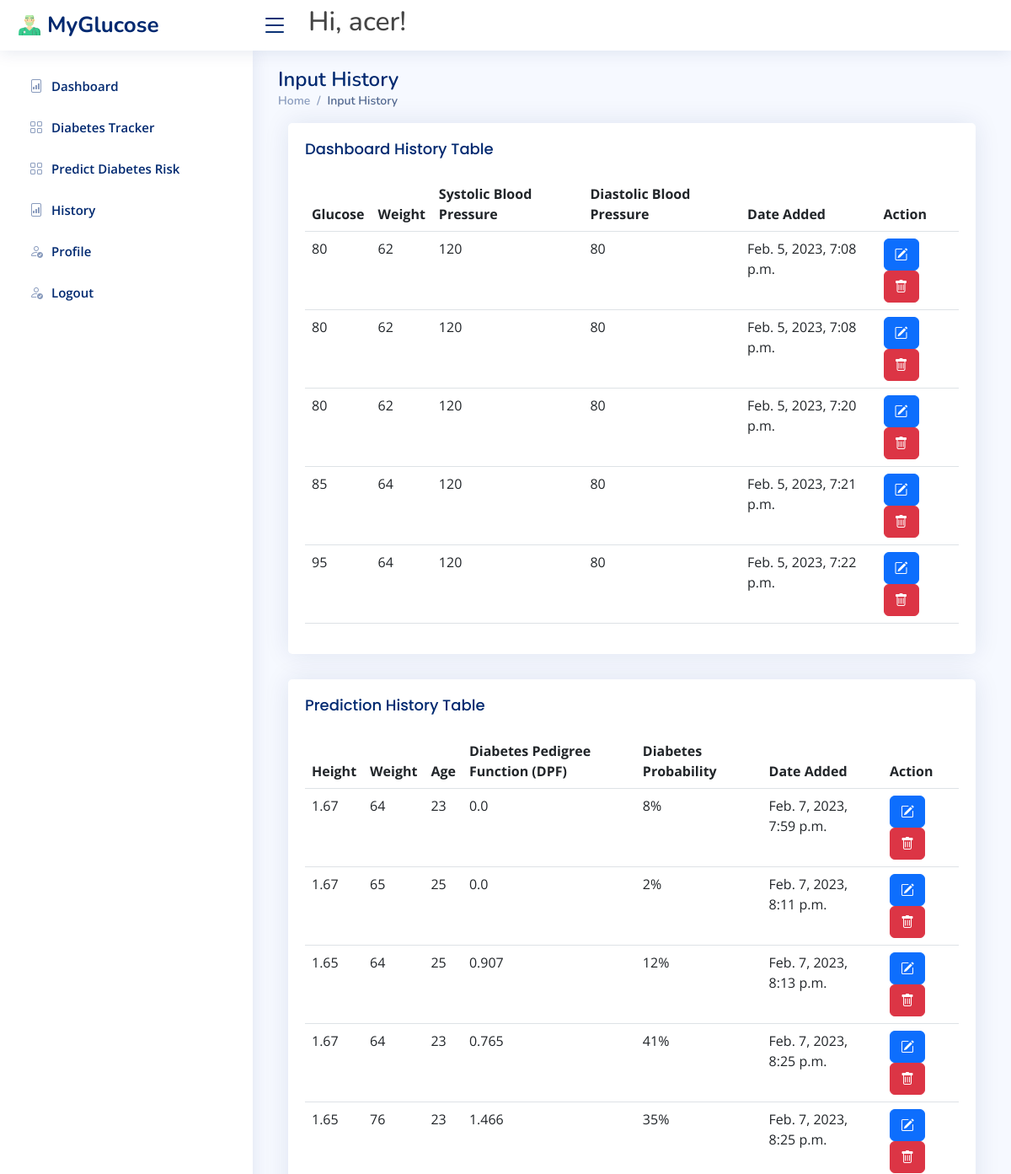
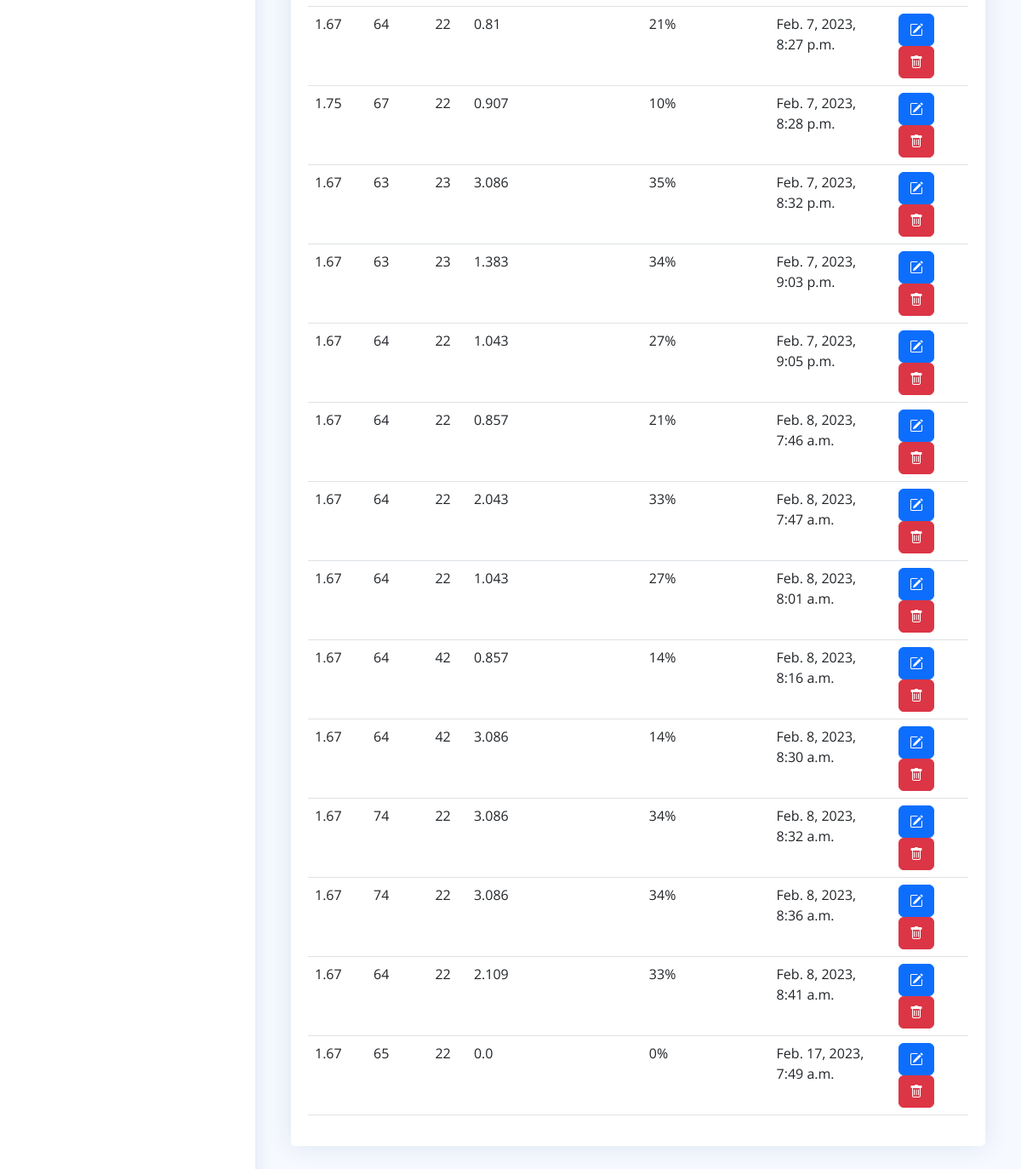
Page /history/ (signed in) on the committed database (2 pictures, top to bottom).
### dashboard/models.py (models this page shows, shortened)
class DashboardData(models.Model):
	author = models.ForeignKey(User, on_delete=models.CASCADE)
	glucose = models.IntegerField(null=True)
	weight = models.IntegerField(null=True)
	systolic_bp = models.IntegerField(null=True)
	diastolic_bp = models.IntegerField(null=True)
	dateNow = models.DateTimeField(auto_now_add=True)

class PredictionData(models.Model):
	author = models.ForeignKey(User, on_delete=models.CASCADE)
	height = models.FloatField(null=True)
	weight = models.PositiveIntegerField(null=True)
	age = models.PositiveIntegerField(null=True)
	date = models.DateTimeField(auto_now_add=True)
	dpf = models.FloatField(default=0)
	bmi = models.FloatField(blank=True)
	predictions = models.PositiveIntegerField(blank=True)

### dashboard/views.py (the view)
# urls.py: path('history/', views.history, name='dashboard-history'),
@login_required
def history(request):
	dashboardInfo = DashboardData.objects.filter(author = request.user)
	predictionInfo = PredictionData.objects.filter(author = request.user)
	context = {
		'dashboardInfo': dashboardInfo,
		'predictionInfo':predictionInfo
	}
	return render(request, 'dashboard/history.html', context)

### templates/dashboard/history.html (shortened to what this page needs)
{% extends 'partials/base.html' %}
{% block content %}
<div class="pagetitle">
  <h1>Input History</h1>
  <nav>
    <ol class="breadcrumb">
      <li class="breadcrumb-item"><a href="index.html">Home</a></li>
      <li class="breadcrumb-item active">Input History</li>
    </ol>
  </nav>
</div>
<div class="container">
  <div class="row">
    <div class="col-md-12">
      <div class="card">
        <div class="card-body">
          <h5 class="card-title">Dashboard History Table</h5>
          <table class="table">
            <thead>
              <tr>
                <th scope="col">Glucose</th>
                <th scope="col">Weight</th>
                <th scope="col">Systolic Blood Pressure</th>
                <th scope="col">Diastolic Blood Pressure</th>
                <th scope="col">Date Added</th>
                <th scope="col">Action</th>
              </tr>
            </thead>
            <tbody>
            {% for dashboardInfo in dashboardInfo %}
            <tr>
              <td>{{dashboardInfo.glucose}}</td>
              <td>{{dashboardInfo.weight}}</td>
              <td>{{dashboardInfo.systolic_bp}}</td>
              <td>{{dashboardInfo.diastolic_bp}}</td>
              <td>{{dashboardInfo.dateNow}}</td>
              <td><a href="{% url 'history-edit' dashboardInfo.id %}" class="modalbtn btn btn-primary"><i class="bi bi-pencil-square"></i></a> <a href="{% url 'history-delete' dashboardInfo.id %}" class="btn btn-danger"><i class="bi bi-trash"></i></a></td>
            </tr>
            {% endfor %}
            </tbody>
          </table>
        </div>
      </div>
    </div>
  </div>
    <div class="row">
    <div class="col-md-12">
      <div class="card">
        <div class="card-body">
          <h5 class="card-title">Prediction History Table</h5>
          <table class="table">
            <thead>
              <tr>
                <th scope="col">Height</th>
                <th scope="col">Weight</th>
                <th scope="col">Age</th>
                <th scope="col">Diabetes Pedigree Function (DPF)</th>
                <th scope="col">Diabetes Probability</th>
                <th scope="col">Date Added</th>
                <th scope="col">Action</th>
              </tr>
            </thead>
            <tbody>
            {% for predictionInfo in predictionInfo %}
            <tr>
              <td>{{predictionInfo.height}}</td>
              <td>{{predictionInfo.weight}}</td>
              <td>{{predictionInfo.age}}</td>
              <td>{{predictionInfo.dpf}}</td>
              <td>{{predictionInfo.predictions}}%</td>
              <td>{{predictionInfo.date}}</td>
              <td><a href="{% url 'prediction-edit' predictionInfo.id %}" class="btn btn-primary"><i class="bi bi-pencil-square"></i></a> <a href="{% url 'prediction-delete' predictionInfo.id %}" class="btn btn-danger"><i class="bi bi-trash"></i></a></td>
            </tr>
            {% endfor %}
            </tbody>
          </table>
        </div>
      </div>
    </div>
  </div>
</div>
{% endblock %}

### templates/partials/nav.html (shortened to what this page needs)
  {% load static %}
  <header id="header" class="header fixed-top d-flex align-items-center">
    <div class="d-flex align-items-center justify-content-between">
      <a href="index.html" class="logo d-flex align-items-center">
        <img src="{% static 'assets/svg/veterinarian.svg' %}" width="30" height="30" class="d-inline-block align-top" alt="">
        <span class="d-none d-lg-block">MyGlucose</span>
      </a>
      <i class="bi bi-list toggle-sidebar-btn"></i>
      <div class="p-4">
        {% if request.user.is_authenticated %}
        <h2>Hi, {{request.user}}!</h2>
        {% else %}
        <ul class="navbar-nav mr-auto">
          <a class="nav-link" href="{% url 'dashboard-log-in' %}"><li>Login</li></a>
        </ul>
        {% endif %}
      </div>
    </div>
  </header>

### static/assets/css/style.css (style rules this page uses)
:root { scroll-behavior: smooth; }
body { font-family: "Open Sans", sans-serif; background: #f6f9ff; color: #444444; }
a { color: #4154f1; text-decoration: none; }
h1, h2, h3, h4, h5, h6 { font-family: "Nunito", sans-serif; }
.pagetitle { margin-bottom: 10px; }
.pagetitle h1 { font-size: 24px; margin-bottom: 0; font-weight: 600; color: #012970; }
.card { margin-bottom: 30px; border: none; border-radius: 5px; box-shadow: 0px 0 30px rgba(1, 41, 112, 0.1); }
.card-title { padding: 20px 0 15px 0; font-size: 18px; font-weight: 500; color: #012970; font-family: "Poppins", sans-serif; }
.card-body { padding: 0 20px 20px 20px; }
.breadcrumb { font-size: 14px; font-family: "Nunito", sans-serif; color: #899bbd; font-weight: 600; }
.breadcrumb a { color: #899bbd; transition: 0.3s; }
.breadcrumb .breadcrumb-item::before { color: #899bbd; }
.breadcrumb .active { color: #51678f; font-weight: 600; }
.logo { line-height: 1; }
@media (min-width: 1200px) { .logo { width: 280px; } }
.logo img { max-height: 26px; margin-right: 6px; }
.logo span { font-size: 26px; font-weight: 700; color: #012970; font-family: "Nunito", sans-serif; }
.header { transition: all 0.5s; z-index: 997; height: 60px; box-shadow: 0px 2px 20px rgba(1, 41, 112, 0.1); background-color: #fff; padding-left: 20px; }
.header .toggle-sidebar-btn { font-size: 32px; padding-left: 10px; cursor: pointer; color: #012970; }

### rows in the picture
DashboardData: glucose "80", weight "62", systolic_bp "120", diastolic_bp "80", dateNow "Feb. 5, 2023, 7:08 p.m."
DashboardData: glucose "80", weight "62", systolic_bp "120", diastolic_bp "80", dateNow "Feb. 5, 2023, 7:08 p.m."
DashboardData: glucose "80", weight "62", systolic_bp "120", diastolic_bp "80", dateNow "Feb. 5, 2023, 7:20 p.m."
DashboardData: glucose "85", weight "64", systolic_bp "120", diastolic_bp "80", dateNow "Feb. 5, 2023, 7:21 p.m."
DashboardData: glucose "95", weight "64", systolic_bp "120", diastolic_bp "80", dateNow "Feb. 5, 2023, 7:22 p.m."
PredictionData: height "1.67", weight "64", age "23", dpf "0.0", predictions "8", date "Feb. 7, 2023, 7:59 p.m."
PredictionData: height "1.67", weight "65", age "25", dpf "0.0", predictions "2", date "Feb. 7, 2023, 8:11 p.m."
PredictionData: height "1.65", weight "64", age "25", dpf "0.907", predictions "12", date "Feb. 7, 2023, 8:13 p.m."
PredictionData: height "1.67", weight "64", age "23", dpf "0.765", predictions "41", date "Feb. 7, 2023, 8:25 p.m."
PredictionData: height "1.65", weight "76", age "23", dpf "1.466", predictions "35", date "Feb. 7, 2023, 8:25 p.m."
PredictionData: height "1.67", weight "64", age "22", dpf "0.81", predictions "21", date "Feb. 7, 2023, 8:27 p.m."
PredictionData: height "1.75", weight "67", age "22", dpf "0.907", predictions "10", date "Feb. 7, 2023, 8:28 p.m."
PredictionData: height "1.67", weight "63", age "23", dpf "3.086", predictions "35", date "Feb. 7, 2023, 8:32 p.m."
PredictionData: height "1.67", weight "63", age "23", dpf "1.383", predictions "34", date "Feb. 7, 2023, 9:03 p.m."
PredictionData: height "1.67", weight "64", age "22", dpf "1.043", predictions "27", date "Feb. 7, 2023, 9:05 p.m."
PredictionData: height "1.67", weight "64", age "22", dpf "0.857", predictions "21", date "Feb. 8, 2023, 7:46 a.m."
PredictionData: height "1.67", weight "64", age "22", dpf "2.043", predictions "33", date "Feb. 8, 2023, 7:47 a.m."
PredictionData: height "1.67", weight "64", age "22", dpf "1.043", predictions "27", date "Feb. 8, 2023, 8:01 a.m."
PredictionData: height "1.67", weight "64", age "42", dpf "0.857", predictions "14", date "Feb. 8, 2023, 8:16 a.m."
PredictionData: height "1.67", weight "64", age "42", dpf "3.086", predictions "14", date "Feb. 8, 2023, 8:30 a.m."
PredictionData: height "1.67", weight "74", age "22", dpf "3.086", predictions "34", date "Feb. 8, 2023, 8:32 a.m."
PredictionData: height "1.67", weight "74", age "22", dpf "3.086", predictions "34", date "Feb. 8, 2023, 8:36 a.m."
PredictionData: height "1.67", weight "64", age "22", dpf "2.109", predictions "33", date "Feb. 8, 2023, 8:41 a.m."
PredictionData: height "1.67", weight "65", age "22", dpf "0.0", predictions "0", date "Feb. 17, 2023, 7:49 a.m."

### other values in the picture
{{ request.user }} "acer"
